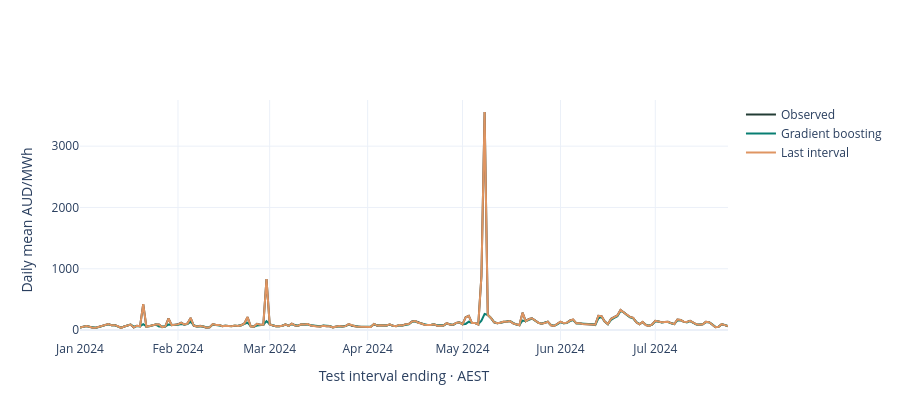

This figure's notebook cell:
### Markdown cell above
## Compare actual prices with forecasts
The chart uses daily means for legibility. MAE and RMSE above use original paired half-hours.

### Code cell
tested = cleaned.join(predictions).dropna(subset=['prediction'])
daily, _ = aggregate_market(tested,'Daily')
fig = go.Figure()
for column,label,color in [('price','Observed','#233c35'),('prediction','Gradient boosting','#087e72'),('persistence','Last interval','#df9562')]:
    fig.add_trace(go.Scatter(x=daily.index,y=daily[column],name=label,line_color=color))
fig.update_layout(template='plotly_white',height=420,yaxis_title='Daily mean AUD/MWh',xaxis_title='Test interval ending · AEST',hovermode='x unified')
fig.show(renderer='plotly_mimetype')

### Figure 1 — Plotly figure (JSON) as saved in the notebook; plotly's stock layout.template omitted (floating-point values rounded to 4 significant figures; data arrays with more than 128 entries replaced by an {"elided": "..."} marker saying what was removed)
{"data": [{"line": {"color": "#233c35"}, "name": "Observed", "type": "scatter", "x": {"elided": "206 str values"}, "y": {"elided": "206 float values"}}, {"line": {"color": "#087e72"}, "name": "Gradient boosting", "type": "scatter", "x": {"elided": "206 str values"}, "y": {"elided": "206 float values"}}, {"line": {"color": "#df9562"}, "name": "Last interval", "type": "scatter", "x": {"elided": "206 str values"}, "y": {"elided": "206 float values"}}], "layout": {"height": 420, "hovermode": "x unified", "xaxis": {"title": {"text": "Test interval ending · AEST"}}, "yaxis": {"title": {"text": "Daily mean AUD/MWh"}}}}
